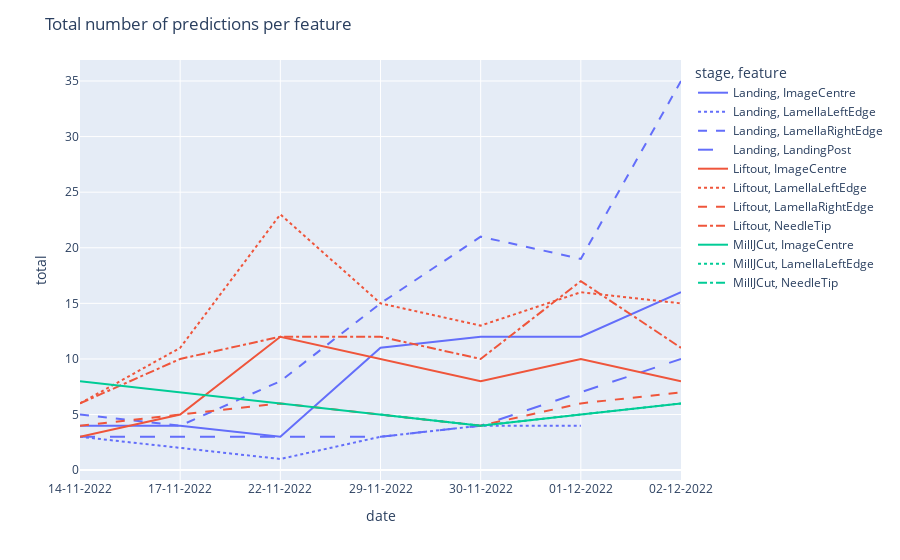
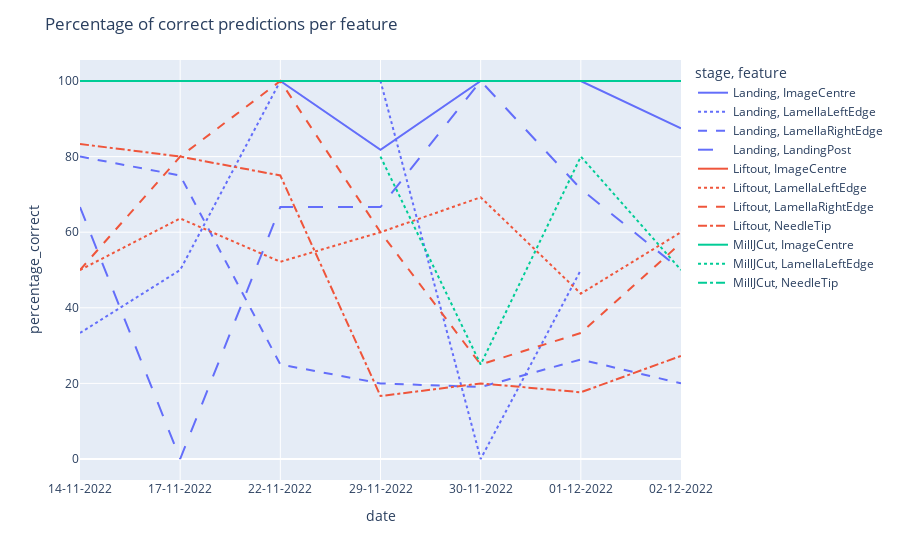

Source (notebook cell) for these figures, in order:
### Code cell
# group df_ml by date, stage, feature, and correct
df_ml["date"] = pd.to_datetime(df_ml["date"])
df_ml["stage"] = df_ml["stage"].astype("category")
df_ml["feature"] = df_ml["feature"].astype("category")
df_ml_group = df_ml.groupby(by=["date", "stage", "feature", "correct"]).count()
df_ml_group = df_ml_group.reset_index()
df_ml_group["date"] = df_ml_group["date"].dt.strftime("%d-%m-%Y")

# convert correct to bool
df_ml_group["correct"] = df_ml_group["correct"].apply(lambda x: True if x == "True" else False)

# add a count column 
df_ml_group["count"] = df_ml_group["name"]

# drop all columns except date, stage, feature, correct, count
df_ml_group = df_ml_group[["date", "stage", "feature", "correct", "count"]]

# calculate the percentage of correct predictions
df_ml_group_correct = df_ml_group[df_ml_group["correct"] == True]
df_ml_group_incorrect = df_ml_group[df_ml_group["correct"] == False]

df_ml_group_correct = df_ml_group_correct.rename(columns={"count": "correct_count"})
df_ml_group_incorrect = df_ml_group_incorrect.rename(columns={"count": "incorrect_count"})
df_ml_group_correct = df_ml_group_correct[["date", "stage", "feature", "correct_count"]]
df_ml_group_incorrect = df_ml_group_incorrect[["date", "stage", "feature", "incorrect_count"]]
df_ml_group = pd.merge(df_ml_group_correct, df_ml_group_incorrect, on=["date", "stage", "feature"])
df_ml_group["total"] = df_ml_group["correct_count"] + df_ml_group["incorrect_count"]
df_ml_group["percentage_correct"] = df_ml_group["correct_count"] / df_ml_group["total"] * 100

# fillna with 0
df_ml_group["percentage_correct"] = df_ml_group["percentage_correct"].fillna(0)

# drop rows with total = 0
df_ml_group = df_ml_group[df_ml_group["total"] != 0]

# plot a time series of total and percentage correct per feature with different line styles for stage
fig = px.line(df_ml_group, x="date", y="total", color="stage", line_dash="feature")
# title
fig.update_layout(title="Total number of predictions per feature")
fig.show()

# add a title
fig = px.line(df_ml_group, x="date", y="percentage_correct", color="stage", line_dash="feature")
fig.update_layout(title="Percentage of correct predictions per feature")
fig.show()

### Figure 1 — Plotly figure (JSON) as saved in the notebook; plotly's stock layout.template omitted (floating-point values rounded to 4 significant figures)
{"data": [{"hovertemplate": "stage=Landing<br>feature=ImageCentre<br>date=%{x}<br>total=%{y}<extra></extra>", "legendgroup": "Landing, ImageCentre", "line": {"color": "#636efa", "dash": "solid"}, "marker": {"symbol": "circle"}, "mode": "lines", "name": "Landing, ImageCentre", "orientation": "v", "showlegend": true, "type": "scatter", "x": ["14-11-2022", "17-11-2022", "22-11-2022", "29-11-2022", "30-11-2022", "01-12-2022", "02-12-2022"], "xaxis": "x", "y": [4, 4, 3, 11, 12, 12, 16], "yaxis": "y"}, {"hovertemplate": "stage=Landing<br>feature=LamellaLeftEdge<br>date=%{x}<br>total=%{y}<extra></extra>", "legendgroup": "Landing, LamellaLeftEdge", "line": {"color": "#636efa", "dash": "dot"}, "marker": {"symbol": "circle"}, "mode": "lines", "name": "Landing, LamellaLeftEdge", "orientation": "v", "showlegend": true, "type": "scatter", "x": ["14-11-2022", "17-11-2022", "22-11-2022", "29-11-2022", "30-11-2022", "01-12-2022"], "xaxis": "x", "y": [3, 2, 1, 3, 4, 4], "yaxis": "y"}, {"hovertemplate": "stage=Landing<br>feature=LamellaRightEdge<br>date=%{x}<br>total=%{y}<extra></extra>", "legendgroup": "Landing, LamellaRightEdge", "line": {"color": "#636efa", "dash": "dash"}, "marker": {"symbol": "circle"}, "mode": "lines", "name": "Landing, LamellaRightEdge", "orientation": "v", "showlegend": true, "type": "scatter", "x": ["14-11-2022", "17-11-2022", "22-11-2022", "29-11-2022", "30-11-2022", "01-12-2022", "02-12-2022"], "xaxis": "x", "y": [5, 4, 8, 15, 21, 19, 35], "yaxis": "y"}, {"hovertemplate": "stage=Landing<br>feature=LandingPost<br>date=%{x}<br>total=%{y}<extra></extra>", "legendgroup": "Landing, LandingPost", "line": {"color": "#636efa", "dash": "longdash"}, "marker": {"symbol": "circle"}, "mode": "lines", "name": "Landing, LandingPost", "orientation": "v", "showlegend": true, "type": "scatter", "x": ["14-11-2022", "17-11-2022", "22-11-2022", "29-11-2022", "30-11-2022", "01-12-2022", "02-12-2022"], "xaxis": "x", "y": [3, 3, 3, 3, 4, 7, 10], "yaxis": "y"}, {"hovertemplate": "stage=Liftout<br>feature=ImageCentre<br>date=%{x}<br>total=%{y}<extra></extra>", "legendgroup": "Liftout, ImageCentre", "line": {"color": "#EF553B", "dash": "solid"}, "marker": {"symbol": "circle"}, "mode": "lines", "name": "Liftout, ImageCentre", "orientation": "v", "showlegend": true, "type": "scatter", "x": ["14-11-2022", "17-11-2022", "22-11-2022", "29-11-2022", "30-11-2022", "01-12-2022", "02-12-2022"], "xaxis": "x", "y": [3, 5, 12, 10, 8, 10, 8], "yaxis": "y"}, {"hovertemplate": "stage=Liftout<br>feature=LamellaLeftEdge<br>date=%{x}<br>total=%{y}<extra></extra>", "legendgroup": "Liftout, LamellaLeftEdge", "line": {"color": "#EF553B", "dash": "dot"}, "marker": {"symbol": "circle"}, "mode": "lines", "name": "Liftout, LamellaLeftEdge", "orientation": "v", "showlegend": true, "type": "scatter", "x": ["14-11-2022", "17-11-2022", "22-11-2022", "29-11-2022", "30-11-2022", "01-12-2022", "02-12-2022"], "xaxis": "x", "y": [6, 11, 23, 15, 13, 16, 15], "yaxis": "y"}, {"hovertemplate": "stage=Liftout<br>feature=LamellaRightEdge<br>date=%{x}<br>total=%{y}<extra></extra>", "legendgroup": "Liftout, LamellaRightEdge", "line": {"color": "#EF553B", "dash": "dash"}, "marker": {"symbol": "circle"}, "mode": "lines", "name": "Liftout, LamellaRightEdge", "orientation": "v", "showlegend": true, "type": "scatter", "x": ["14-11-2022", "17-11-2022", "22-11-2022", "29-11-2022", "30-11-2022", "01-12-2022", "02-12-2022"], "xaxis": "x", "y": [4, 5, 6, 5, 4, 6, 7], "yaxis": "y"}, {"hovertemplate": "stage=Liftout<br>feature=NeedleTip<br>date=%{x}<br>total=%{y}<extra></extra>", "legendgroup": "Liftout, NeedleTip", "line": {"color": "#EF553B", "dash": "dashdot"}, "marker": {"symbol": "circle"}, "mode": "lines", "name": "Liftout, NeedleTip", "orientation": "v", "showlegend": true, "type": "scatter", "x": ["14-11-2022", "17-11-2022", "22-11-2022", "29-11-2022", "30-11-2022", "01-12-2022", "02-12-2022"], "xaxis": "x", "y": [6, 10, 12, 12, 10, 17, 11], "yaxis": "y"}, {"hovertemplate": "stage=MillJCut<br>feature=ImageCentre<br>date=%{x}<br>total=%{y}<extra></extra>", "legendgroup": "MillJCut, ImageCentre", "line": {"color": "#00cc96", "dash": "solid"}, "marker": {"symbol": "circle"}, "mode": "lines", "name": "MillJCut, ImageCentre", "orientation": "v", "showlegend": true, "type": "scatter", "x": ["14-11-2022", "29-11-2022", "30-11-2022", "01-12-2022", "02-12-2022"], "xaxis": "x", "y": [8, 5, 4, 5, 6], "yaxis": "y"}, {"hovertemplate": "stage=MillJCut<br>feature=LamellaLeftEdge<br>date=%{x}<br>total=%{y}<extra></extra>", "legendgroup": "MillJCut, LamellaLeftEdge", "line": {"color": "#00cc96", "dash": "dot"}, "marker": {"symbol": "circle"}, "mode": "lines", "name": "MillJCut, LamellaLeftEdge", "orientation": "v", "showlegend": true, "type": "scatter", "x": ["29-11-2022", "30-11-2022", "01-12-2022", "02-12-2022"], "xaxis": "x", "y": [5, 4, 5, 6], "yaxis": "y"}, {"hovertemplate": "stage=MillJCut<br>feature=NeedleTip<br>date=%{x}<br>total=%{y}<extra></extra>", "legendgroup": "MillJCut, NeedleTip", "line": {"color": "#00cc96", "dash": "dashdot"}, "marker": {"symbol": "circle"}, "mode": "lines", "name": "MillJCut, NeedleTip", "orientation": "v", "showlegend": true, "type": "scatter", "x": ["14-11-2022"], "xaxis": "x", "y": [8], "yaxis": "y"}], "layout": {"legend": {"title": {"text": "stage, feature"}, "tracegroupgap": 0}, "margin": {"t": 60}, "title": {"text": "Total number of predictions per feature"}, "xaxis": {"anchor": "y", "domain": [0, 1], "title": {"text": "date"}}, "yaxis": {"anchor": "x", "domain": [0, 1], "title": {"text": "total"}}}}

### Figure 2 — Plotly figure (JSON) as saved in the notebook; plotly's stock layout.template omitted (floating-point values rounded to 4 significant figures)
{"data": [{"hovertemplate": "stage=Landing<br>feature=ImageCentre<br>date=%{x}<br>percentage_correct=%{y}<extra></extra>", "legendgroup": "Landing, ImageCentre", "line": {"color": "#636efa", "dash": "solid"}, "marker": {"symbol": "circle"}, "mode": "lines", "name": "Landing, ImageCentre", "orientation": "v", "showlegend": true, "type": "scatter", "x": ["14-11-2022", "17-11-2022", "22-11-2022", "29-11-2022", "30-11-2022", "01-12-2022", "02-12-2022"], "xaxis": "x", "y": [100, 100, 100, 81.82, 100, 100, 87.5], "yaxis": "y"}, {"hovertemplate": "stage=Landing<br>feature=LamellaLeftEdge<br>date=%{x}<br>percentage_correct=%{y}<extra></extra>", "legendgroup": "Landing, LamellaLeftEdge", "line": {"color": "#636efa", "dash": "dot"}, "marker": {"symbol": "circle"}, "mode": "lines", "name": "Landing, LamellaLeftEdge", "orientation": "v", "showlegend": true, "type": "scatter", "x": ["14-11-2022", "17-11-2022", "22-11-2022", "29-11-2022", "30-11-2022", "01-12-2022"], "xaxis": "x", "y": [33.33, 50, 100, 100, 0, 50], "yaxis": "y"}, {"hovertemplate": "stage=Landing<br>feature=LamellaRightEdge<br>date=%{x}<br>percentage_correct=%{y}<extra></extra>", "legendgroup": "Landing, LamellaRightEdge", "line": {"color": "#636efa", "dash": "dash"}, "marker": {"symbol": "circle"}, "mode": "lines", "name": "Landing, LamellaRightEdge", "orientation": "v", "showlegend": true, "type": "scatter", "x": ["14-11-2022", "17-11-2022", "22-11-2022", "29-11-2022", "30-11-2022", "01-12-2022", "02-12-2022"], "xaxis": "x", "y": [80, 75, 25, 20, 19.05, 26.32, 20], "yaxis": "y"}, {"hovertemplate": "stage=Landing<br>feature=LandingPost<br>date=%{x}<br>percentage_correct=%{y}<extra></extra>", "legendgroup": "Landing, LandingPost", "line": {"color": "#636efa", "dash": "longdash"}, "marker": {"symbol": "circle"}, "mode": "lines", "name": "Landing, LandingPost", "orientation": "v", "showlegend": true, "type": "scatter", "x": ["14-11-2022", "17-11-2022", "22-11-2022", "29-11-2022", "30-11-2022", "01-12-2022", "02-12-2022"], "xaxis": "x", "y": [66.67, 0, 66.67, 66.67, 100, 71.43, 50], "yaxis": "y"}, {"hovertemplate": "stage=Liftout<br>feature=ImageCentre<br>date=%{x}<br>percentage_correct=%{y}<extra></extra>", "legendgroup": "Liftout, ImageCentre", "line": {"color": "#EF553B", "dash": "solid"}, "marker": {"symbol": "circle"}, "mode": "lines", "name": "Liftout, ImageCentre", "orientation": "v", "showlegend": true, "type": "scatter", "x": ["14-11-2022", "17-11-2022", "22-11-2022", "29-11-2022", "30-11-2022", "01-12-2022", "02-12-2022"], "xaxis": "x", "y": [100, 100, 100, 100, 100, 100, 100], "yaxis": "y"}, {"hovertemplate": "stage=Liftout<br>feature=LamellaLeftEdge<br>date=%{x}<br>percentage_correct=%{y}<extra></extra>", "legendgroup": "Liftout, LamellaLeftEdge", "line": {"color": "#EF553B", "dash": "dot"}, "marker": {"symbol": "circle"}, "mode": "lines", "name": "Liftout, LamellaLeftEdge", "orientation": "v", "showlegend": true, "type": "scatter", "x": ["14-11-2022", "17-11-2022", "22-11-2022", "29-11-2022", "30-11-2022", "01-12-2022", "02-12-2022"], "xaxis": "x", "y": [50, 63.64, 52.17, 60, 69.23, 43.75, 60], "yaxis": "y"}, {"hovertemplate": "stage=Liftout<br>feature=LamellaRightEdge<br>date=%{x}<br>percentage_correct=%{y}<extra></extra>", "legendgroup": "Liftout, LamellaRightEdge", "line": {"color": "#EF553B", "dash": "dash"}, "marker": {"symbol": "circle"}, "mode": "lines", "name": "Liftout, LamellaRightEdge", "orientation": "v", "showlegend": true, "type": "scatter", "x": ["14-11-2022", "17-11-2022", "22-11-2022", "29-11-2022", "30-11-2022", "01-12-2022", "02-12-2022"], "xaxis": "x", "y": [50, 80, 100, 60, 25, 33.33, 57.14], "yaxis": "y"}, {"hovertemplate": "stage=Liftout<br>feature=NeedleTip<br>date=%{x}<br>percentage_correct=%{y}<extra></extra>", "legendgroup": "Liftout, NeedleTip", "line": {"color": "#EF553B", "dash": "dashdot"}, "marker": {"symbol": "circle"}, "mode": "lines", "name": "Liftout, NeedleTip", "orientation": "v", "showlegend": true, "type": "scatter", "x": ["14-11-2022", "17-11-2022", "22-11-2022", "29-11-2022", "30-11-2022", "01-12-2022", "02-12-2022"], "xaxis": "x", "y": [83.33, 80, 75, 16.67, 20, 17.65, 27.27], "yaxis": "y"}, {"hovertemplate": "stage=MillJCut<br>feature=ImageCentre<br>date=%{x}<br>percentage_correct=%{y}<extra></extra>", "legendgroup": "MillJCut, ImageCentre", "line": {"color": "#00cc96", "dash": "solid"}, "marker": {"symbol": "circle"}, "mode": "lines", "name": "MillJCut, ImageCentre", "orientation": "v", "showlegend": true, "type": "scatter", "x": ["14-11-2022", "29-11-2022", "30-11-2022", "01-12-2022", "02-12-2022"], "xaxis": "x", "y": [100, 100, 100, 100, 100], "yaxis": "y"}, {"hovertemplate": "stage=MillJCut<br>feature=LamellaLeftEdge<br>date=%{x}<br>percentage_correct=%{y}<extra></extra>", "legendgroup": "MillJCut, LamellaLeftEdge", "line": {"color": "#00cc96", "dash": "dot"}, "marker": {"symbol": "circle"}, "mode": "lines", "name": "MillJCut, LamellaLeftEdge", "orientation": "v", "showlegend": true, "type": "scatter", "x": ["29-11-2022", "30-11-2022", "01-12-2022", "02-12-2022"], "xaxis": "x", "y": [80, 25, 80, 50], "yaxis": "y"}, {"hovertemplate": "stage=MillJCut<br>feature=NeedleTip<br>date=%{x}<br>percentage_correct=%{y}<extra></extra>", "legendgroup": "MillJCut, NeedleTip", "line": {"color": "#00cc96", "dash": "dashdot"}, "marker": {"symbol": "circle"}, "mode": "lines", "name": "MillJCut, NeedleTip", "orientation": "v", "showlegend": true, "type": "scatter", "x": ["14-11-2022"], "xaxis": "x", "y": [87.5], "yaxis": "y"}], "layout": {"legend": {"title": {"text": "stage, feature"}, "tracegroupgap": 0}, "margin": {"t": 60}, "title": {"text": "Percentage of correct predictions per feature"}, "xaxis": {"anchor": "y", "domain": [0, 1], "title": {"text": "date"}}, "yaxis": {"anchor": "x", "domain": [0, 1], "title": {"text": "percentage_correct"}}}}
